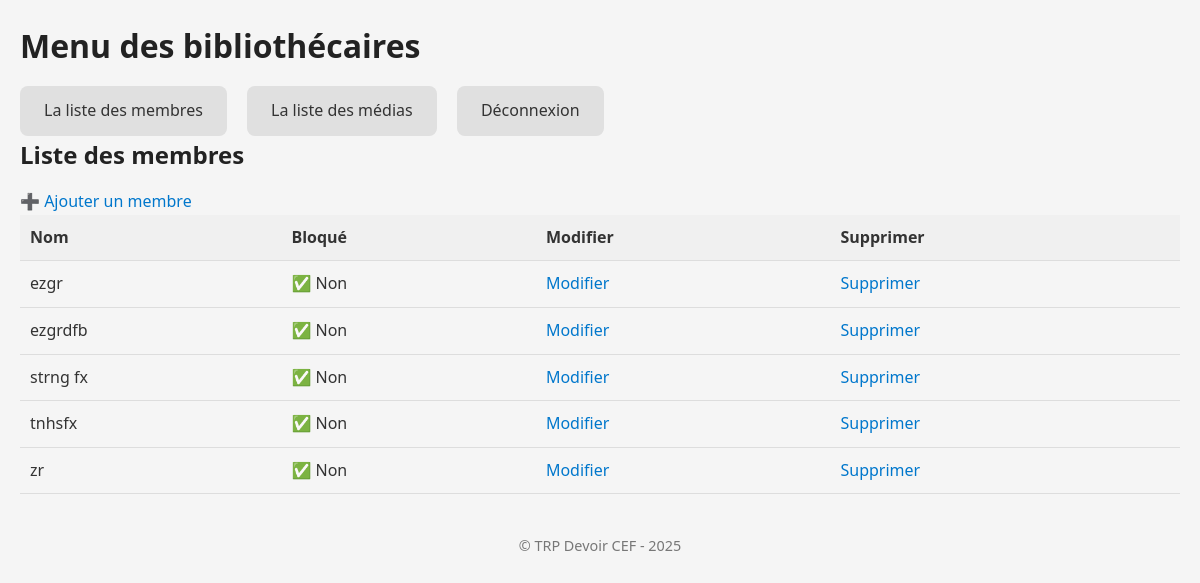
The app's page /membres/, older data.
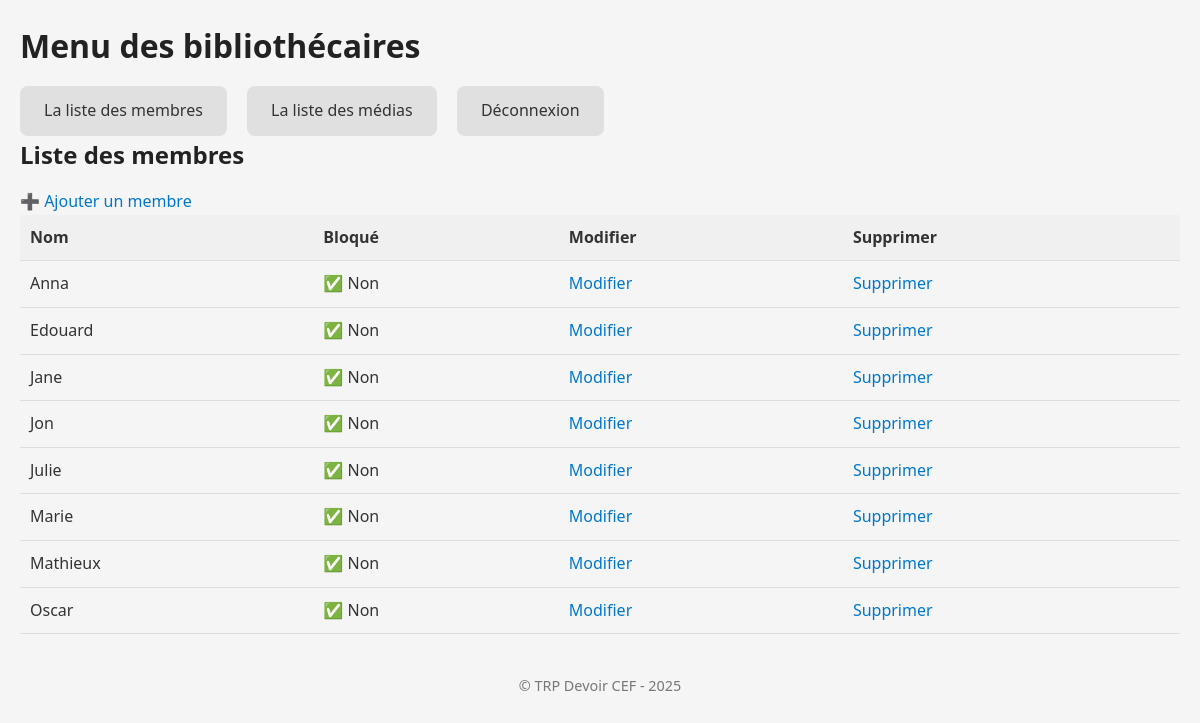
The same page, newer data.
### bibliothecaire/models.py (models this page shows, shortened)
class Membre(models.Model):
    nom = models.CharField(max_length=100)
    nombre_emprunts = models.PositiveIntegerField(default=0)

### bibliothecaire/views.py (the view, shortened to what this page needs)
# urls.py: path('membres/', views.liste_membres, name='liste_membres'),
def liste_membres(request):
    membres = Membre.objects.all().order_by('nom')
    for m in membres:
        if hasattr(m, 'emprunteur'):
            emprunteur = m.emprunteur
            emprunteur.verifier_retard()
            m.nb_emprunts = len(emprunteur.medias)
            m.medias = []
        else:
            m.nb_emprunts = 0
            m.medias = []
    return render(request, 'liste_membres.html', {'membres': membres})

### bibliothecaire/models.py (called while the page is built)
    @property
    def medias(self):
        medias = []
        medias.extend(Livre.objects.filter(emprunteur=self))
        medias.extend(CD.objects.filter(emprunteur=self))
        medias.extend(DVD.objects.filter(emprunteur=self))
        return medias

    def verifier_retard(self):
        self.bloque = any(media.est_en_retard() for media in self.medias)
        self.save()
        return self.bloque

### bibliothecaire/templates/liste_membres.html (shortened to what this page needs)
{% extends "base.html" %}
{% block content %}
<h2>Liste des membres</h2>
<div>
    <a href="{% url 'bibliothecaire:creation_membre' %}">➕ Ajouter un membre</a>
</div>
<table>
    <tr>
        <th>Nom</th>
        <th>Bloqué</th>
        <th>Modifier</th>
        <th>Supprimer</th>
    </tr>
    {% for membre in membres %}
    <tr>
        <td>{{ membre.nom }}</td>
        <td>
            {% if membre.emprunteur and membre.emprunteur.bloque %}
                🚫 Oui
            {% else %}
                ✅ Non
            {% endif %}
        </td>
        <td><a href="{% url 'bibliothecaire:modifier_membre' membre.id %}">Modifier</a></td>
        <td><a href="{% url 'bibliothecaire:supprimer_membre' membre.id %}">Supprimer</a></td>
    </tr>
    {% empty %}
    <tr><td colspan="5">Aucun membre trouvé.</td></tr>
    {% endfor %}
</table>
{% endblock %}

Row changes from the older to the newer data that the page shows:
removed Membre: nom "ezgr"
removed Membre: nom "ezgrdfb", shows "✅ Non"
removed Membre: nom "strng fx", shows "✅ Non"
removed Membre: nom "tnhsfx", shows "✅ Non"
removed Membre: nom "zr"
added Membre: nom "Anna"
added Membre: nom "Edouard"
added Membre: nom "Jane"
added Membre: nom "Jon"
added Membre: nom "Julie"
added Membre: nom "Marie"
added Membre: nom "Mathieux"
added Membre: nom "Oscar"
